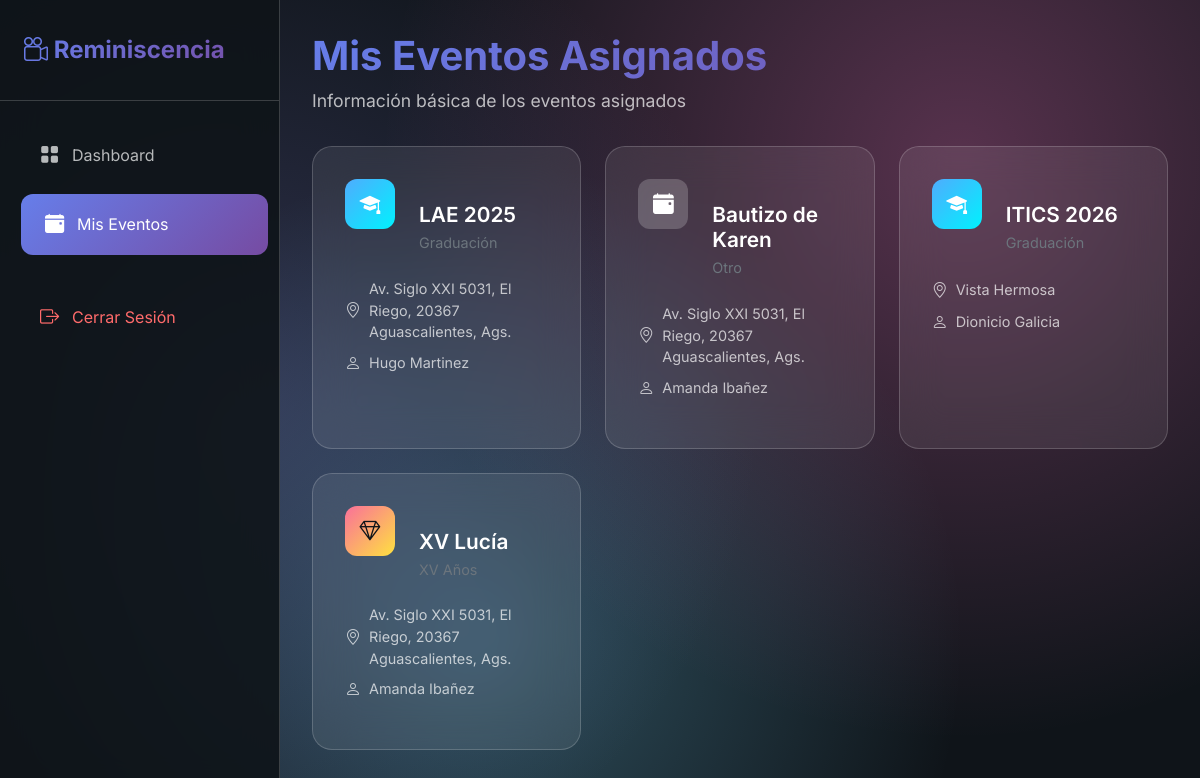
Screenshot of /colaborador/eventos.php (signed in) with the database file from the repository.
### tables this page shows
CREATE TABLE `eventos` (
  `id` int(11) NOT NULL,
  `titulo` varchar(255) NOT NULL,
  `cliente_id` int(11) NOT NULL,
  `colaborador_id` int(11) DEFAULT NULL,
  `nombre` varchar(100) NOT NULL,
  `tipo` varchar(50) NOT NULL,
  `fecha_evento` date NOT NULL,
  `hora_inicio` time NOT NULL,
  `hora_fin` time DEFAULT NULL,
  `lugar` varchar(100) NOT NULL,
  `descripcion` text DEFAULT NULL,
  `personas_estimadas` int(11) DEFAULT NULL,
  `estado` enum('pendiente','confirmado','cancelado','completado') DEFAULT 'pendiente',
  `fecha_creacion` datetime DEFAULT current_timestamp(),
  `fecha_modificacion` timestamp NULL DEFAULT NULL
);

CREATE TABLE `usuarios` (
  `id` int(11) NOT NULL,
  `nombre` varchar(100) NOT NULL,
  `email` varchar(100) NOT NULL,
  `telefono` varchar(20) DEFAULT NULL,
  `password` varchar(255) NOT NULL,
  `rol` enum('admin','colaborador','cliente') NOT NULL,
  `tipo_colaborador` enum('fotografo','videografo','auxiliar','') DEFAULT NULL,
  `rango_colaborador` enum('I','II','III','') DEFAULT NULL,
  `fecha_registro` datetime DEFAULT current_timestamp(),
  `activo` tinyint(1) DEFAULT 1,
  `foto_id` varchar(255) DEFAULT NULL,
  `cv_path` varchar(255) DEFAULT NULL COMMENT 'Ruta del CV del colaborador',
  `portfolio_path` varchar(255) DEFAULT NULL COMMENT 'Ruta del portafolio del colaborador'
);

### colaborador/eventos.php (the view, shortened to what this page needs)
<?php
require_once(__DIR__ . '/../includes/config.php');
$user_id = $_SESSION['user_id'];
try {
    $stmt = $conn->prepare("SELECT e.id, e.nombre, e.tipo, e.lugar, u.nombre as cliente_nombre
                          FROM eventos e
                          JOIN usuarios u ON e.cliente_id = u.id
                          JOIN evento_colaborador ec ON e.id = ec.evento_id
                          WHERE ec.colaborador_id = :colaborador_id
                          ORDER BY e.fecha_evento ASC");
    $stmt->bindParam(':colaborador_id', $user_id);
    $stmt->execute();
    $eventos = $stmt->fetchAll(PDO::FETCH_ASSOC);
} catch(PDOException $e) {
    error_log("Error al obtener eventos: " . $e->getMessage());
    $error = "Error al cargar eventos. Por favor, inténtelo de nuevo más tarde.";
}
$tipos_evento = [
    'bodas'        => 'Boda',
    'xv'           => 'XV Años',
    'graduaciones' => 'Graduación',
    'corporativos' => 'Evento Corporativo',
    'otro'         => 'Otro'
];
?>
<!DOCTYPE html>
<html lang="es">
<head>
  <link
    href="https://cdn.jsdelivr.net/npm/bootstrap@5.3.0/dist/css/bootstrap.min.css"
    rel="stylesheet"
  />
  <link
    rel="stylesheet"
    href="https://cdn.jsdelivr.net/npm/bootstrap-icons@1.11.1/font/bootstrap-icons.css"
  />
</head>
<body>
  <nav class="sidebar" id="sidebar">
    <div class="sidebar-header">
      <div class="logo">
        <i class="bi bi-camera-reels"></i>
        Reminiscencia
      </div>
    </div>
    <div class="nav-menu">
      <div class="nav-item">
        <a href="dashboard.php" class="nav-link">
          <i class="bi bi-grid-fill"></i>
          <span>Dashboard</span>
        </a>
      </div>
      <div class="nav-item">
        <a href="eventos.php" class="nav-link active">
          <i class="bi bi-calendar-event-fill"></i>
          <span>Mis Eventos</span>
        </a>
      </div>
      <div class="nav-item" style="margin-top: 2rem;">
        <a href="/logout.php" class="nav-link" style="color: #ff6b6b;">
          <i class="bi bi-box-arrow-right"></i>
          <span>Cerrar Sesión</span>
        </a>
      </div>
    </div>
  </nav>
  <main class="main-content">
    <div class="header">
      <h1>Mis Eventos Asignados</h1>
      <p>Información básica de los eventos asignados</p>
    </div>
    <div class="row mt-4">
      <?php if (count($eventos) > 0): ?>
        <?php foreach ($eventos as $evento): ?>
          <div class="col-md-6 col-lg-4 mb-4">
            <div class="card event-card">
              <div class="card-body">
                <div class="d-flex align-items-start mb-3">
  <div class="event-icon <?php echo htmlspecialchars($evento['tipo']); ?>">
    <?php
      $iconos = [
        'bodas'        => 'bi-heart-fill',
        'xv'           => 'bi-gem',
        'graduaciones' => 'bi-mortarboard-fill',
        'corporativos' => 'bi-briefcase-fill',
        'otro'         => 'bi-calendar-event-fill'
      ];
      $tipo_lower = strtolower($evento['tipo']);
      $icono = $iconos[$tipo_lower] ?? $iconos['otro'];
    ?>
    <i class="bi <?php echo $icono; ?>"></i>
  </div>
  <div class="flex-grow-1 position-relative">
      <br/>
    <h5 class="card-title mb-1 text-white"><?php echo htmlspecialchars($evento['nombre']); ?></h5>
    <p class="text-secondary mb-2" style="font-size: 0.9rem;">
      <?php echo htmlspecialchars($tipos_evento[$evento['tipo']] ?? ucfirst($evento['tipo'])); ?>
    </p>
  </div>
</div>
                <div class="event-meta">
                  <div class="event-meta-item">
                    <i class="bi bi-geo-alt"></i>
                    <span><?php echo htmlspecialchars($evento['lugar']); ?></span>
                  </div>
                  <div class="event-meta-item">
                    <i class="bi bi-person"></i>
                    <span><?php echo htmlspecialchars($evento['cliente_nombre']); ?></span>
                  </div>
                </div>
              </div>
            </div>
          </div>
        <?php endforeach; ?>
      <?php endif; ?>
    </div>
  </main>
</body>
</html>

### colaborador/eventos.php (style rules this page uses)
:root { --primary-gradient: linear-gradient(135deg, #667eea 0%, #764ba2 100%); --success-gradient: linear-gradient(135deg, #4facfe 0%, #00f2fe 100%); --warning-gradient: linear-gradient(135deg, #fa709a 0%, #fee140 100%); --info-gradient: linear-gradient(135deg, #a8edea 0%, #fed6e3 100%); --danger-gradient: linear-gradient(135deg, #ff6b6b 0%, #ee5a24 100%); --dark-bg: #0f1419; --card-bg: rgba(255, 255, 255, 0.08); --glass-border: rgba(255, 255, 255, 0.18); --text-primary: #ffffff; --text-secondary: rgba(255, 255, 255, 0.7); --shadow-glow: 0 8px 32px rgba(0, 0, 0, 0.3); }
* { margin: 0; padding: 0; box-sizing: border-box; }
body { font-family: 'Inter', sans-serif; background: var(--dark-bg); background-image: radial-gradient(circle at 20% 50%, rgba(120, 119, 198, 0.3) 0%, transparent 50%), radial-gradient(circle at 80% 20%, rgba(255, 119, 198, 0.3) 0%, transparent 50%), radial-gradient(circle at 40% 80%, rgba(120, 219, 255, 0.3) 0%, transparent 50%); min-height: 100vh; color: var(--text-primary); overflow-x: hidden; }
.sidebar { position: fixed; left: 0; top: 0; height: 100vh; width: 280px; background: rgba(15, 20, 25, 0.9); backdrop-filter: blur(20px); border-right: 1px solid var(--glass-border); z-index: 1000; transition: all 0.3s cubic-bezier(0.4, 0, 0.2, 1); }
.sidebar-header { padding: 2rem 1.5rem; border-bottom: 1px solid var(--glass-border); }
.logo { font-size: 1.5rem; font-weight: 700; background: var(--primary-gradient); -webkit-background-clip: text; -webkit-text-fill-color: transparent; background-clip: text; }
.nav-menu { padding: 1rem 0; }
.nav-item { margin: 0.5rem 1rem; }
.nav-link { display: flex; align-items: center; padding: 1rem 1.5rem; color: var(--text-secondary); text-decoration: none; border-radius: 12px; transition: all 0.3s ease; position: relative; overflow: hidden; }
.nav-link::before { content: ''; position: absolute; top: 0; left: -100%; width: 100%; height: 100%; background: var(--primary-gradient); transition: left 0.3s ease; z-index: -1; }
.nav-link:hover::before, .nav-link.active::before { left: 0; }
.nav-link:hover, .nav-link.active { color: var(--text-primary); transform: translateX(5px); }
.nav-link i { margin-right: 12px; font-size: 1.2rem; width: 20px; }
.main-content { margin-left: 280px; padding: 2rem; min-height: 100vh; }
.header { margin-bottom: 2rem; }
.header h1 { font-size: 2.5rem; font-weight: 700; margin-bottom: 0.5rem; background: var(--primary-gradient); -webkit-background-clip: text; -webkit-text-fill-color: transparent; background-clip: text; }
.header p { color: var(--text-secondary); font-size: 1.1rem; }
.card { background: var(--card-bg); backdrop-filter: blur(20px); border: 1px solid var(--glass-border); border-radius: 20px; overflow: hidden; transition: all 0.3s cubic-bezier(0.4, 0, 0.2, 1); }
.card-title { font-size: 1.3rem; font-weight: 600; margin: 0; }
.card-body { padding: 2rem; }
.event-card { position: relative; overflow: hidden; height: 100%; animation: fadeInUp 0.6s ease forwards; }
.event-icon { width: 50px; height: 50px; border-radius: 12px; display: flex; align-items: center; justify-content: center; font-size: 1.3rem; margin-right: 1.5rem; background: var(--primary-gradient); color: white; flex-shrink: 0; }
.event-icon.xv { background: var(--warning-gradient); color: var(--dark-bg); }
.event-icon.graduaciones { background: var(--success-gradient); }
.event-icon.otro { background: rgba(255, 255, 255, 0.2); color: var(--text-primary); }
.event-meta { display: flex; gap: 1rem; margin-bottom: 1rem; flex-wrap: wrap; }
.event-meta-item { display: flex; align-items: center; gap: 0.5rem; font-size: 0.9rem; color: var(--text-secondary); }
.event-meta-item i { font-size: 1rem; }
@media (max-width: 1200px) { .event-meta { flex-direction: column; gap: 0.5rem; } }

### rows the page displays
eventos: nombre "LAE 2025", tipo "Graduación", lugar "Av. Siglo XXI 5031, El Riego, 20367 Aguascalientes, Ags.", cliente.nombre "Hugo Martinez"
eventos: nombre "Bautizo de Karen", tipo "Otro", lugar "Av. Siglo XXI 5031, El Riego, 20367 Aguascalientes, Ags.", cliente.nombre "Amanda Ibañez"
eventos: nombre "ITICS 2026", tipo "Graduación", lugar "Vista Hermosa", cliente.nombre "Dionicio Galicia"
eventos: nombre "XV Lucía", tipo "XV Años", lugar "Av. Siglo XXI 5031, El Riego, 20367 Aguascalientes, Ags.", cliente.nombre "Amanda Ibañez"
